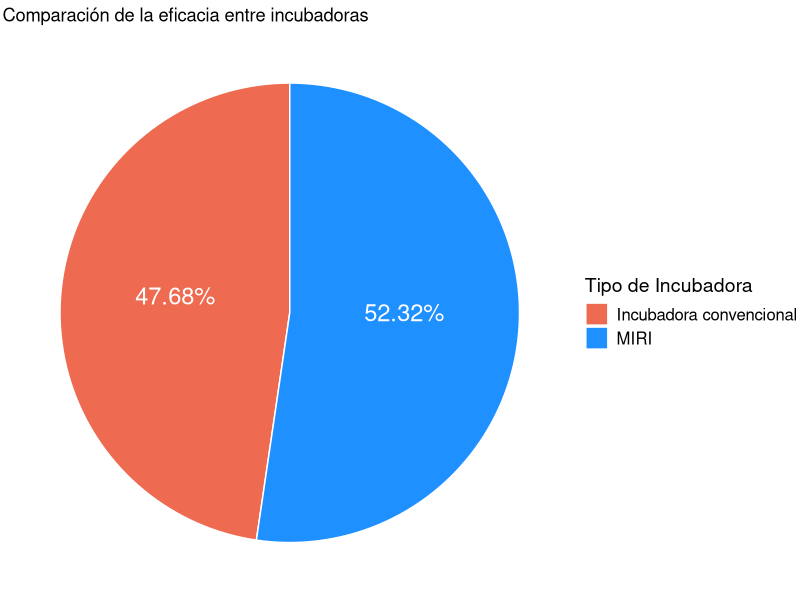
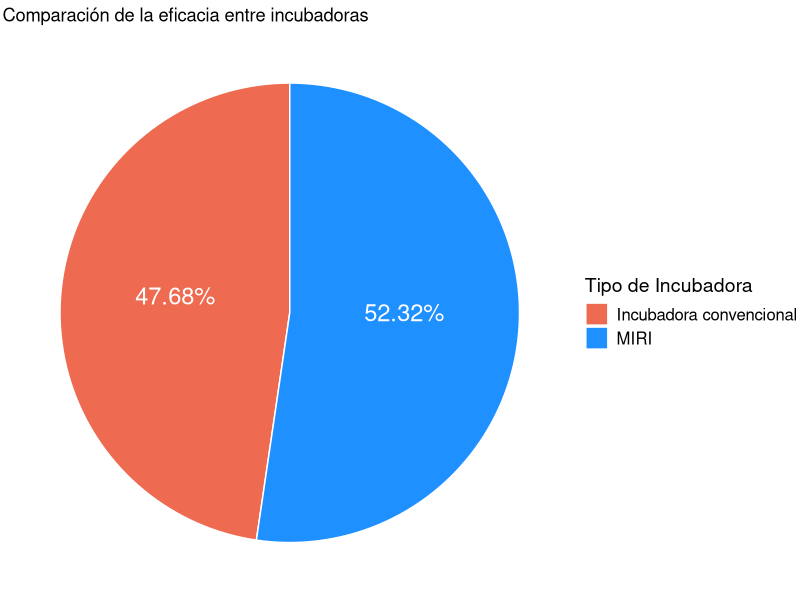

The R script that drew these images, in order:
####################################
#
#  pastel_plot
#
# En este script voy a crear una gráfica que va a representar una comparativa entre la cantidad de embriones que llegaron a blastocisto entre las dos incubadoras utilizadas en el estudio: la convencional y la MIRI, para así observar a simple vista cuál es más favorable para posteriores cultivos.
#
####################################
# Libraries
library(ggplot2)

# Datos
porcentaje_convencional <- 47.68 #porcentaje sobre 100 de los éxitos en la incubadora convencional
porcentaje_miri <- 52.32 #porcentaje sobre 100 de los éxitos en la incubadora MIRI

# Crea un dataframe con los datos
datos <- data.frame(
  Incubadora = c("Incubadora convencional", "MIRI"), #crea una de las "columnas" con los datos y se le asigna un vector on los nombres de las dos incubadoras
  Porcentaje = c(porcentaje_convencional, porcentaje_miri) # crea una segunda "columna" llamada porcentaje y se le asigna un vector con los porcentajes de cada incubadora
)

## Crea la gráfica de pastel
ggplot(datos, aes(x = "", y = Porcentaje, fill = Incubadora)) + #permite crear un dibujo base con los datos establecidos anteriormente
  geom_bar(stat = "identity", width = 1, color = "white") + #agrega las barras al gráfico, indicando altura, ancho y color
  geom_text(aes(label = paste0(Porcentaje, "%")), #agrega las etiquetas correspondientes
            position = position_stack(vjust = 0.5), 
            color = "white", size = 6,
            vjust = 0, angle = 0) +  # Ajusta la posición vertical y el ángulo del texto
  coord_polar("y") + #transforma el gráfico en un gráfico circular
  theme_void() + #deja las barrs y el texto sin añadir más elementos
  scale_fill_manual(values = c("coral2", "dodgerblue1")) + #colores de cada sector
  labs(title = "Comparación de la eficacia entre incubadoras",
       fill = "Tipo de Incubadora",
       y = "Porcentaje") + #etiquetas del título,leyenda y eje
  theme(legend.text = element_text(size = 12),  # Ajusta el tamaño del texto de las etiquetas
        legend.title = element_text(size = 14))  # Ajusta el tamaño del texto del título de la leyenda

# Guarda la gráfica con mayor resolución
ggsave("grafica_pastel.png", plot = last_plot(), dpi = 1000)
